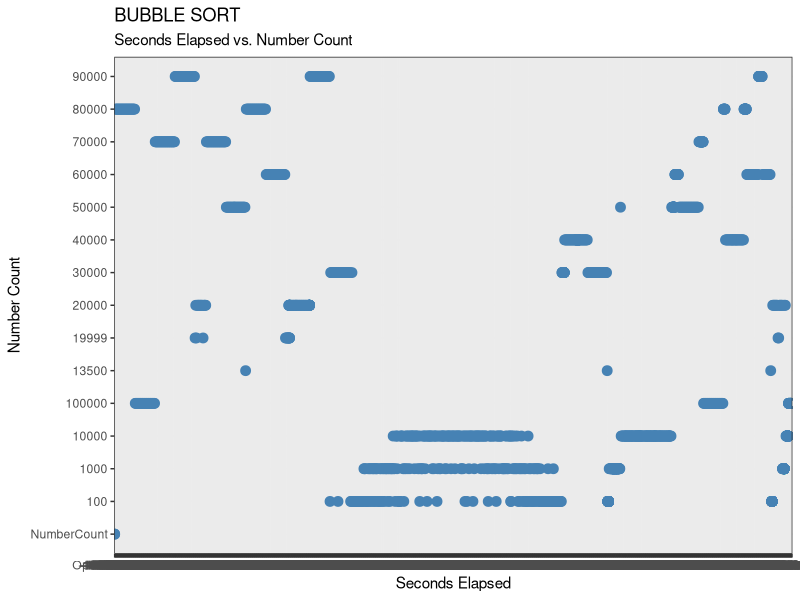
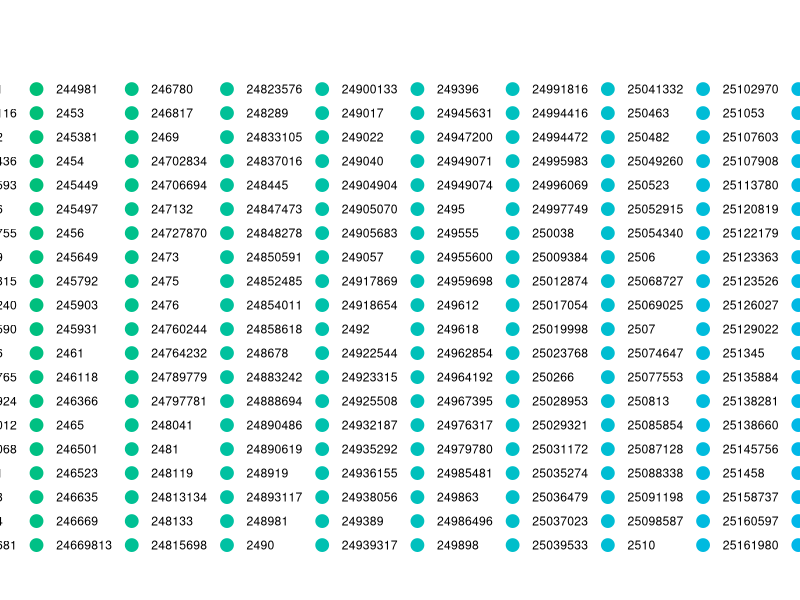
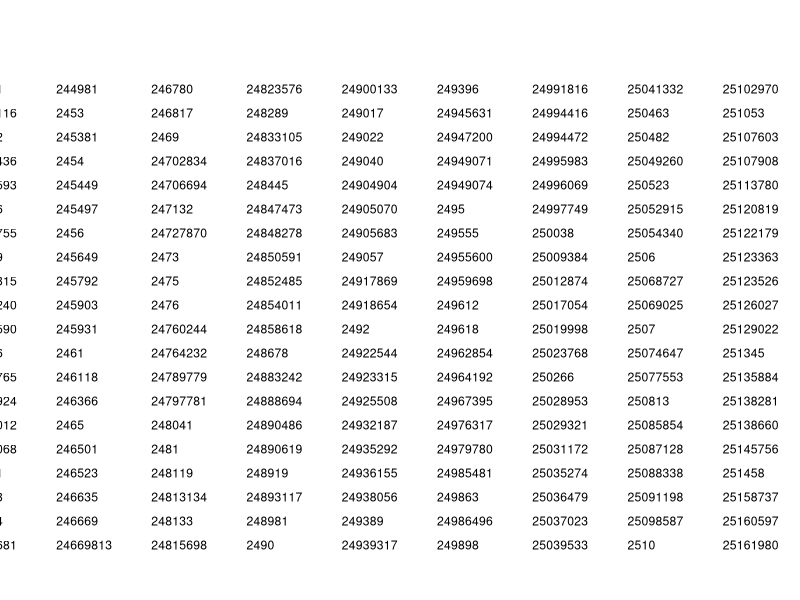

The R script that drew these images, in order: (Note: this script raises an error after producing the figures.)
# REQUIRED LIBRARIES
library(ggplot2)   # a popular graphics framework



# GRUNT WORK
# Make it  more readable
projectLocation <- "/Users/can/Documents/Family/Can/Master/
University Passau/
Semesters/
WS 19:20/
Empirical Methods for Software Engineering/
EMSE | Exercise/
EMSE | Exercise 3/
Sorting\ Algorithm\ Implementations/
bubble-sort"

# The above multi-line style needs the removal of new-line characters
directory <- gsub("\n", "", projectLocation)

# Set and check the working directory
setwd(directory)
getwd()



# PRE-PLOTTING GRUNT WORK
# Turn-off the scientific notation like 1e+48
options(scipen=999)

# Pre-set the BW theme
theme_set(theme_bw())



# THE ACTION
# Retrieve the data
bubbleSortResults <- read.csv("results-bubble-sort.csv")

# Crop the data set
# Otherwise there is too much data to display
# It gets highly noisy
firstNinetyRows <- 90
chunk <- sample(bubbleSortResults[1:firstNinetyRows,])
# View(chunk)

# Modularly controlling which data set gets displayed
dataSet <- bubbleSortResults

# The usage of the data set
# Also related to making labelling down the line easier to the eyes
numberCount <- dataSet$NumberCount
secondsElapsed <- dataSet$SecondsElapsed

# Tell GGPlot to:
# - what dataset to use,
# - x and y coordinates.
# Therefore graph drawn will be empty
baseGraph <- ggplot(dataSet, aes(x = numberCount, 
										y = secondsElapsed))

# Tell GGPlot that a scatter plot is wanted
scatterPlot <- baseGraph + geom_point()

# Add a smoothing layer
# lm: linear model
smoothingLayer <- scatterPlot + geom_smooth(method = "lm")

# Delete the points outside of the defined range
# c: vector
deletePointsOutsideRange <- smoothingLayer +
	xlim(c(0, 0.1)) +
	ylim(c(0, 1000000))

# Zoom-in on the data
zoomIn <- smoothingLayer + coord_cartesian(xlim = (c(0, 0.1)), ylim = (c(0, 1000000)))
	
# Add labelling
labelling <- zoomIn + 
	ggtitle("BUBBLE SORT", subtitle = "Seconds Elapsed vs. Number Count") +
	xlab("Seconds Elapsed") +
	ylab("Number Count")

# Change the styling
# Aesthetics of the geom layer
# Set the colour and the size of the points
# Change the colour of the line
ggplot(dataSet, aes(x = numberCount, y = secondsElapsed)) + 
	geom_point(col = "steelblue", size = 3) +
	geom_smooth(method = "lm", col = "firebrick") +
	ggtitle("BUBBLE SORT", subtitle = "Seconds Elapsed vs. Number Count") +
	xlab("Seconds Elapsed") +
	ylab("Number Count")

# Add categories based on the number count
ggplot(dataSet, aes(x = numberCount, y = secondsElapsed)) + 
	geom_point(aes(col = numberCount), size = 4) +
	geom_smooth(method = "lm", col = "firebrick", size = 1) +
	ggtitle("BUBBLE SORT", subtitle = "Seconds Elapsed vs. Number Count") +
	xlab("Seconds Elapsed") +
	ylab("Number Count")

# Change the colour palette
ggplot(dataSet, aes(x = numberCount, y = secondsElapsed)) + 
	geom_point(aes(col = numberCount), size = 4) +
	geom_smooth(method = "lm", col = "firebrick", size = 1) +
	ggtitle("BUBBLE SORT", subtitle = "Seconds Elapsed vs. Number Count") +
	xlab("Seconds Elapsed") +
	ylab("Number Count") +
	scale_colour_brewer(palette = "Set1")

# Change the scale breaks of the x and y coordinates
ggplot(dataSet, aes(x = numberCount, y = secondsElapsed)) + 
	geom_point(aes(col = numberCount), size = 3) +
	geom_smooth(method = "lm", col = "firebrick", size = 1) +
	ggtitle("BUBBLE SORT", subtitle = "Seconds Elapsed vs. Number Count") +
	xlab("Seconds Elapsed") +
	ylab("Number Count") +
	scale_x_continuous(breaks = seq(0, 10000, 1000)) +
	scale_y_continuous( breaks = seq(0, 0.5, 0.05))
